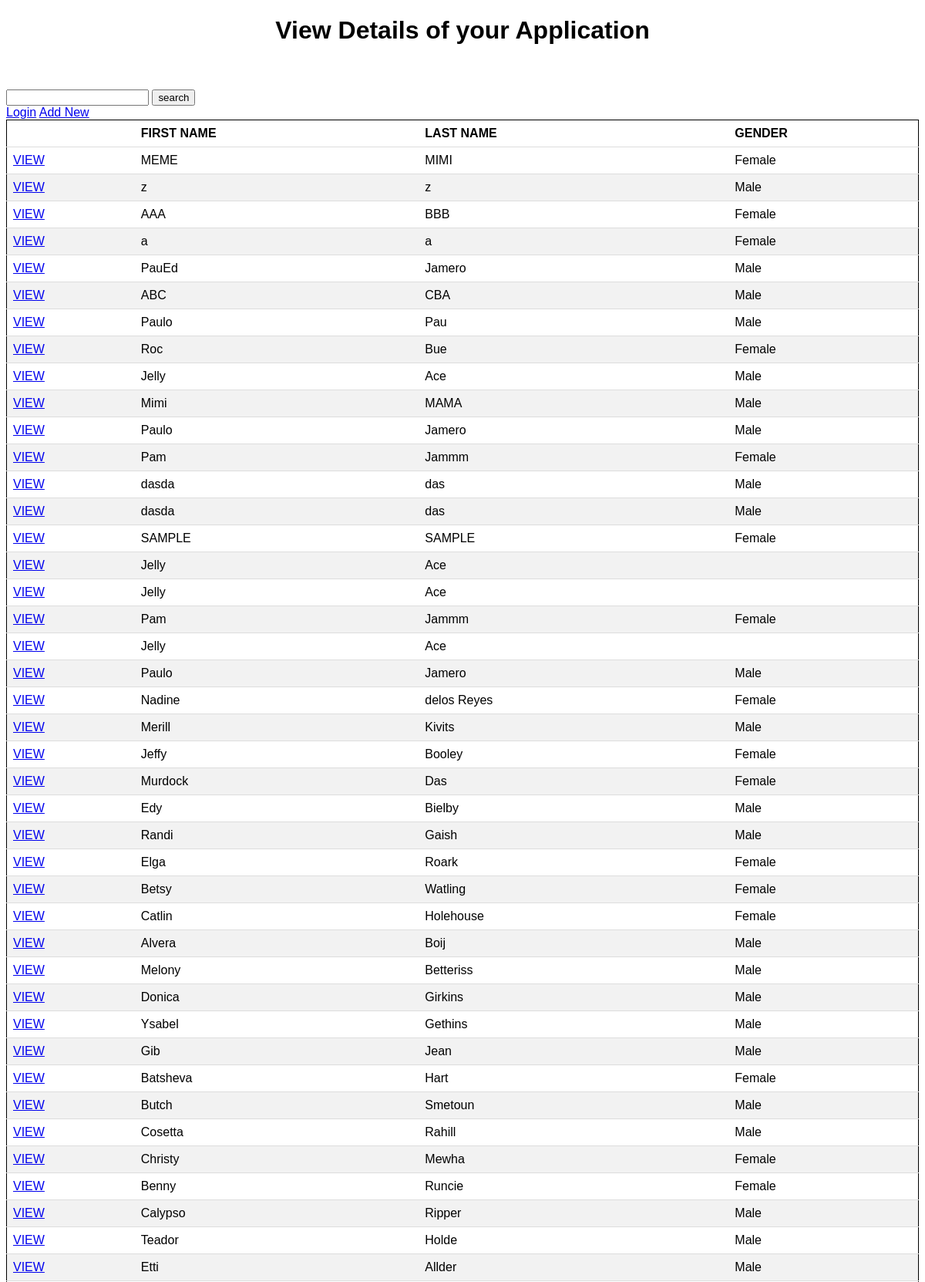
Page /application_form.php (upper part) on the committed database.
### tables this page shows
CREATE TABLE `student_list` (
  `id` int(11) NOT NULL,
  `firstName` varchar(50) NOT NULL,
  `lastName` varchar(50) NOT NULL,
  `grade` varchar(10) NOT NULL,
  `gender` varchar(10) NOT NULL,
  `birthDay` varchar(10) NOT NULL,
  `school_year` varchar(10) NOT NULL,
  `addedAt` datetime NOT NULL DEFAULT current_timestamp()
);

### application_form.php (the view, shortened to what this page needs)
<?php
    $con = connection();
    $search = $_GET['search'];
    $sql = "SELECT * FROM student_list WHERE firstName LIKE '%$search%' || lastName LIKE '%$search%' ORDER BY id DESC";
    $students = $con->query($sql) or die ($con->error);
    $row = $students->fetch_assoc();
?>
<!DOCTYPE html>
<html lang="en">
<head>
    <link rel="stylesheet" href="css/style.css">
</head>
<body>
    <h1>View Details of your Application</h1>
    <br/>
    <br/>
    <form action="result.php" class="get">
     <input type="text" name="search" id="search">
        <button type="submit">search</button>
    </form>
    <?php
        if (isset($_SESSION['UserLogin'])){ ?>
         <a href="logout.php">Logout</a>
            <?php } else { ?>
             <a href="login.php">Login</a>
            <?php    } ?>
    <a href="add.php">Add New</a>
    <table>
        <thead>
            <tr>
                <th></th>
                <th>FIRST NAME</th>
                <th>LAST NAME</th>
                <th>GENDER</th>
            </tr>
        </thead>
        <tbody>
            <?php do { ?>
            <tr>
                <td><a href="details.php?ID=<?php echo $row['id']; ?>">VIEW</a></td>
                <td><?php echo $row['firstName']; ?></td>
                <td><?php echo $row['lastName']; ?></td>
                <td><?php echo $row['gender']; ?></td>
            </tr>
            <?php } while ($row = $students->fetch_assoc()); ?>
        </tbody>
    </table>
</body>
</html>

### css/style.css (style rules this page uses)
body { font-family: Arial; }
h1 { text-align: center; }
table { border: 1px solid black; border-collapse: collapse; width: 100%; }
th, td { text-align: left; padding: 8px; border-bottom: 1px solid #ddd; }
tr:nth-child(even) { background-color: #f2f2f2; }

### rows in the picture
student_list: firstName "MEME", lastName "MIMI", gender "Female"
student_list: firstName "z", lastName "z", gender "Male"
student_list: firstName "AAA", lastName "BBB", gender "Female"
student_list: firstName "a", lastName "a", gender "Female"
student_list: firstName "PauEd", lastName "Jamero", gender "Male"
student_list: firstName "ABC", lastName "CBA", gender "Male"
student_list: firstName "Paulo", lastName "Pau", gender "Male"
student_list: firstName "Roc", lastName "Bue", gender "Female"
student_list: firstName "Jelly", lastName "Ace", gender "Male"
student_list: firstName "Mimi", lastName "MAMA", gender "Male"
student_list: firstName "Paulo", lastName "Jamero", gender "Male"
student_list: firstName "Pam", lastName "Jammm", gender "Female"
student_list: firstName "dasda", lastName "das", gender "Male"
student_list: firstName "dasda", lastName "das", gender "Male"
student_list: firstName "SAMPLE", lastName "SAMPLE", gender "Female"
student_list: firstName "Jelly", lastName "Ace"
student_list: firstName "Jelly", lastName "Ace"
student_list: firstName "Pam", lastName "Jammm", gender "Female"
student_list: firstName "Jelly", lastName "Ace"
student_list: firstName "Paulo", lastName "Jamero", gender "Male"
student_list: firstName "Nadine", lastName "delos Reyes", gender "Female"
student_list: firstName "Merill", lastName "Kivits", gender "Male"
student_list: firstName "Jeffy", lastName "Booley", gender "Female"
student_list: firstName "Murdock", lastName "Das", gender "Female"
student_list: firstName "Edy", lastName "Bielby", gender "Male"
student_list: firstName "Randi", lastName "Gaish", gender "Male"
student_list: firstName "Elga", lastName "Roark", gender "Female"
student_list: firstName "Betsy", lastName "Watling", gender "Female"
student_list: firstName "Catlin", lastName "Holehouse", gender "Female"
student_list: firstName "Alvera", lastName "Boij", gender "Male"
student_list: firstName "Melony", lastName "Betteriss", gender "Male"
student_list: firstName "Donica", lastName "Girkins", gender "Male"
student_list: firstName "Ysabel", lastName "Gethins", gender "Male"
student_list: firstName "Gib", lastName "Jean", gender "Male"
student_list: firstName "Batsheva", lastName "Hart", gender "Female"
student_list: firstName "Butch", lastName "Smetoun", gender "Male"
student_list: firstName "Cosetta", lastName "Rahill", gender "Male"
student_list: firstName "Christy", lastName "Mewha", gender "Female"
student_list: firstName "Benny", lastName "Runcie", gender "Female"
student_list: firstName "Calypso", lastName "Ripper", gender "Male"
student_list: firstName "Teador", lastName "Holde", gender "Male"
student_list: firstName "Etti", lastName "Allder", gender "Male"
